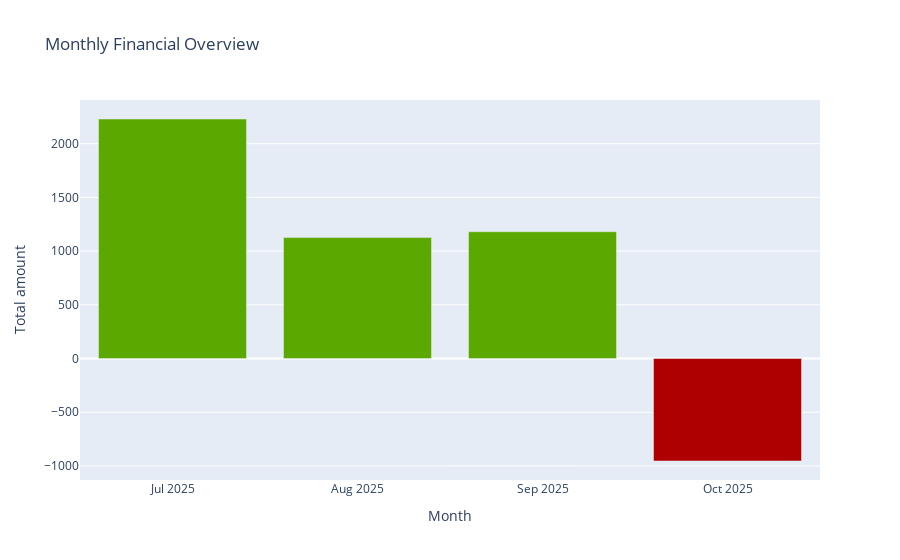

Notebook code cell kept with this figure:
### Code cell
graphs.bar_chart(df).show()

### Figure 1 — Plotly figure (JSON) as saved in the notebook; plotly's stock layout.template omitted (floating-point values rounded to 4 significant figures)
{"data": [{"marker": {"color": ["#5AA800", "#5AA800", "#5AA800", "#AF0000"]}, "type": "bar", "x": ["Jul 2025", "Aug 2025", "Sep 2025", "Oct 2025"], "y": [2230.0, 1126.0, 1180.0, -954.6]}], "layout": {"title": {"text": "Monthly Financial Overview"}, "xaxis": {"title": {"text": "Month"}}, "yaxis": {"title": {"text": "Total amount"}}}}
